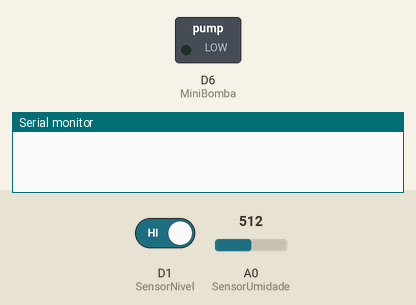
The sketch below on a simulated ESP8266 (NodeMCU). Shown: switched loads named in the sketch (green lamp = pin HIGH), the last lines printed to the serial monitor. Inputs (shaded band) come from the test bench; at power-on: D1 (SensorNivel) HIGH, A0 (SensorUmidade) = 512. WiFi joins after 1.5 s; servers stay silent unless stated; no MQTT or app messages arrive unless stated.

Above: at 0.1 s.
At 2.7 s:
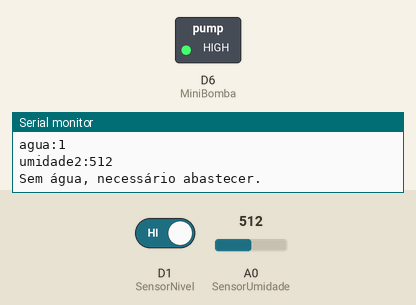
2.8 s: D1 (SensorNivel) driven LOW
Timing chart, 0 to 5.8 s (numbered marks = the images above; inputs shaded):
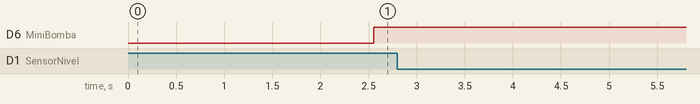

The sketch:

Codigo_fonte_do_projeto_vaso_de_plantas_inteligente.ino
```cpp
//Vaso de plantas inteligente, Auto irrigável e Sustentável.
//Por: Rodrigo Estevan Nyari Vergara T.I.A: 31623913 Turma: 5J
//Data: 22/06/2020

#include <ESP8266WiFi.h>
#include <PubSubClient.h>

#define DEBUG

//pinos
const int SensorUmidade = A0;
const int MiniBomba = D6;
const int SensorNivel = D1;

//variaveis
int agua;
int umidade;
int umidade2;

//informações da rede WIFI
const char* ssid = "VIVO-9480";         //SSID da rede WIFI
const char* password =  "3DD90B9480";   //senha da rede wifi

//informações do broker MQTT, informações geradas pelo CloudMQTT
const char* mqttServer = "postman.cloudmqtt.com";   //server
const char* mqttUser = "swpzpujm";                  //user
const char* mqttPassword = "7QJMMG77vznv";          //password
const int mqttPort = 17510;                         //port
const char* mqttTopicSub ="Vaso/Status";            //tópico

int ultimoEnvioMQTT = 0;

WiFiClient espClient;
PubSubClient client(espClient);

void setup() {

  Serial.begin(115200);

  WiFi.begin(ssid, password);

  while (WiFi.status() != WL_CONNECTED) {
    delay(500);
    #ifdef DEBUG
    Serial.println("Conectando ao WiFi..");
    #endif
  }
  #ifdef DEBUG
  Serial.println("Conectado na rede WiFi");
  #endif

  client.setServer(mqttServer, mqttPort);
  client.setCallback(callback);

  while (!client.connected()) {
    #ifdef DEBUG
    Serial.println("Conectando ao Broker MQTT...");
    #endif

    if (client.connect("ESP8266Client", mqttUser, mqttPassword )) {
      #ifdef DEBUG
      Serial.println("Conectado");
      #endif

    } else {
      #ifdef DEBUG
      Serial.print("falha estado  ");
      Serial.print(client.state());
      #endif
      delay(2000);

    }
  }

  //subscreve no tópico
  client.subscribe(mqttTopicSub);

 //Definição dos pinos;
 pinMode(MiniBomba, OUTPUT);
 pinMode(SensorUmidade, INPUT);
 pinMode(SensorNivel, INPUT);
}

void callback(char* topic, byte* payload, unsigned int length) {

  //armazena msg recebida em uma sring
  payload[length] = '\0';
  String strMSG = String((char*)payload);

}

void loop() {
agua = digitalRead(SensorNivel);
Serial.print("agua:");
Serial.println(agua);
delay(1000);

if (agua == LOW){

//faz leitura do sensor de umidade
umidade = analogRead(SensorUmidade);
Serial.print("umidade:");
Serial.println(umidade);
//informa que há água
Serial.print("Recipiente abastecido.");
client.publish("mqttTopicSub", "Recipiente abastecido.");
delay(2000);

if (umidade >= 1024){
  digitalWrite(MiniBomba, LOW);
  Serial.print("Solo seco, regando...");
  client.publish("mqttTopicSub", "Solo seco, regando.");
  delay(2000);
  }else{
    digitalWrite(MiniBomba, HIGH);
    Serial.print("Solo umido...");
    client.publish("mqttTopicSub", "Solo umido.");
    delay(2000);
    }
}

if (agua == HIGH){

umidade2 = analogRead(SensorUmidade);
Serial.print("umidade2:");
Serial.println(umidade2);

if (umidade2 >= 1024){
  digitalWrite(MiniBomba, HIGH);
  Serial.print("Sem água, necessário abastecer.");
  client.publish("mqttTopicSub", "Sem água, necessário abastecer.");
  delay(2000);
  }
if (umidade2 < 1024){
    digitalWrite(MiniBomba, HIGH);
    Serial.print("Sem água, necessário abastecer.");
    client.publish("mqttTopicSub", "Sem água, necessário abastecer.");
    delay(2000);
    }
}

}
```
